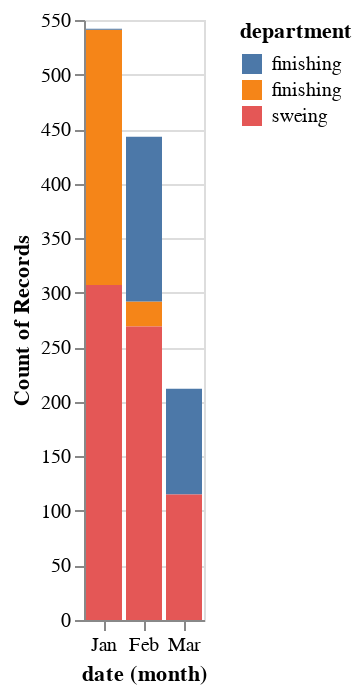

Notebook source saved alongside this figure:
### Code cell
import altair as alt
import pandas as pd
data = pd.read_csv("gar_data.csv")
alt.Chart(data).mark_bar().encode(
    x='month(date):N',
    y='count()',
    color='department',
)

### Figure 1 — Vega-Lite specification as saved in the notebook (floating-point values rounded to 4 significant figures; data arrays with more than 128 entries replaced by an {"elided": "..."} marker saying what was removed)
{"config": {"view": {"continuousWidth": 400, "continuousHeight": 300}}, "data": {"name": "data-ab4b382272822498bc1c154d80edb0fe"}, "mark": "bar", "encoding": {"color": {"type": "nominal", "field": "department"}, "x": {"type": "nominal", "field": "date", "timeUnit": "month"}, "y": {"type": "quantitative", "aggregate": "count"}}, "$schema": "https://vega.github.io/schema/vega-lite/v4.8.1.json", "datasets": {"data-ab4b382272822498bc1c154d80edb0fe": {"elided": "1197 records"}}}
